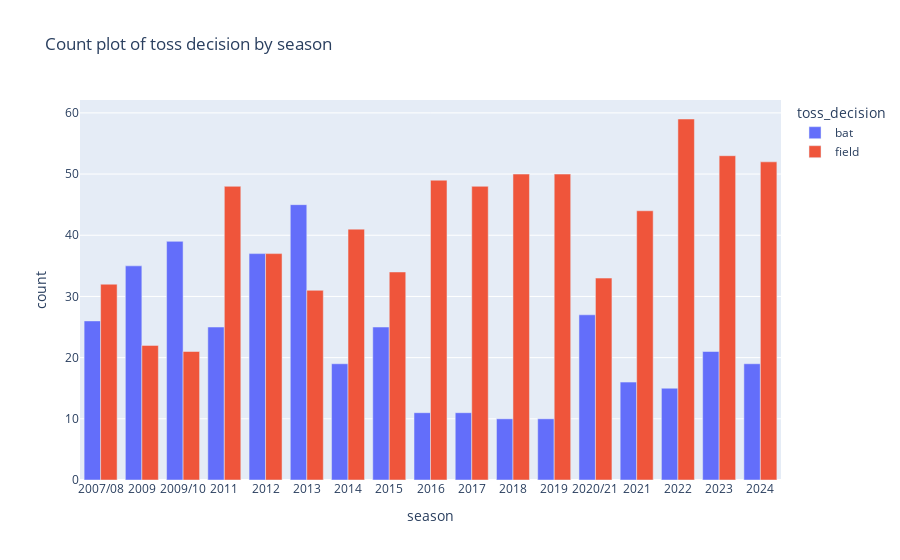

The code cell stored with this chart in its notebook:
### Code cell
fig2 = px.bar(toss_decision_counts, x='season', y='count', color='toss_decision', barmode='group', 
              title='Count plot of toss decision by season', height=550)
fig2.show()

### Figure 1 — Plotly figure (JSON) as saved in the notebook; plotly's stock layout.template omitted (floating-point values rounded to 4 significant figures)
{"data": [{"alignmentgroup": "True", "hovertemplate": "toss_decision=bat<br>season=%{x}<br>count=%{y}<extra></extra>", "legendgroup": "bat", "marker": {"color": "#636efa", "pattern": {"shape": ""}}, "name": "bat", "offsetgroup": "bat", "orientation": "v", "showlegend": true, "textposition": "auto", "type": "bar", "x": ["2007/08", "2009", "2009/10", "2011", "2012", "2013", "2014", "2015", "2016", "2017", "2018", "2019", "2020/21", "2021", "2022", "2023", "2024"], "xaxis": "x", "y": [26, 35, 39, 25, 37, 45, 19, 25, 11, 11, 10, 10, 27, 16, 15, 21, 19], "yaxis": "y"}, {"alignmentgroup": "True", "hovertemplate": "toss_decision=field<br>season=%{x}<br>count=%{y}<extra></extra>", "legendgroup": "field", "marker": {"color": "#EF553B", "pattern": {"shape": ""}}, "name": "field", "offsetgroup": "field", "orientation": "v", "showlegend": true, "textposition": "auto", "type": "bar", "x": ["2007/08", "2009", "2009/10", "2011", "2012", "2013", "2014", "2015", "2016", "2017", "2018", "2019", "2020/21", "2021", "2022", "2023", "2024"], "xaxis": "x", "y": [32, 22, 21, 48, 37, 31, 41, 34, 49, 48, 50, 50, 33, 44, 59, 53, 52], "yaxis": "y"}], "layout": {"autosize": true, "barmode": "group", "legend": {"title": {"text": "toss_decision"}, "tracegroupgap": 0}, "title": {"text": "Count plot of toss decision by season"}, "xaxis": {"anchor": "y", "autorange": true, "domain": [0, 1], "range": [-0.5, 16.5], "title": {"text": "season"}, "type": "category"}, "yaxis": {"anchor": "x", "autorange": true, "domain": [0, 1], "range": [0, 62.11], "title": {"text": "count"}, "type": "linear"}}}
